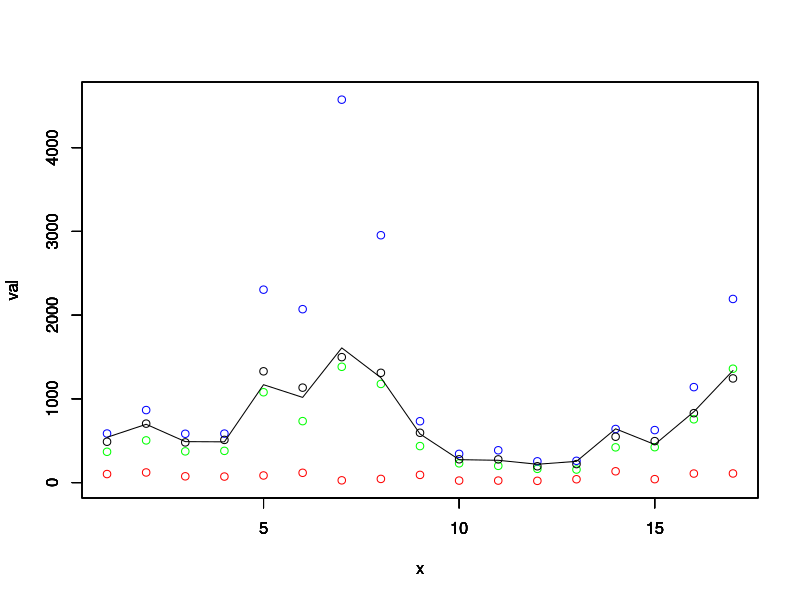

Recreate this plot in R.
## ---- chunk 1
library(readxl)
Book1 <- read_excel("Book1.xlsx", range = "c5:f22")
df = data.frame(Book1)

drawPlot1 = function(val, clr){
  x = c(1:17)
  
  plot(x, val, ylim=c(0, 4600), col=clr)
  par(new=T)
}

makeVector = function(val){
  len = 17
  ret = c()

  for (i in 1:len){
    ret = c(ret, calc(val[i,]))
  }
  
  return(ret)
}

calc = function(p){
  a = 1.97872
  b = 0.50356
  c = 0.17690
  d = 49.87892
  
  return(a*p$x + b*p$u + c*p$v + d)
}

drawPlot2 = function(val){
  x = c(1:17)
  
  plot(x, val, ylim=c(0, 4600), col="black", type = "l")
}
## ---- chunk 2
ret = lm(df$y~., data=df)
summary(ret)
## ---- chunk 3
drawPlot1(df$x, "red")
drawPlot1(df$u, "green")
drawPlot1(df$v, "blue")
drawPlot1(df$y, "black")
drawPlot2(makeVector(df))
## ---- chunk 4
tmp = data.frame(
  x = 98,
  u = 450,
  v = 88
)

answer = calc(tmp)
